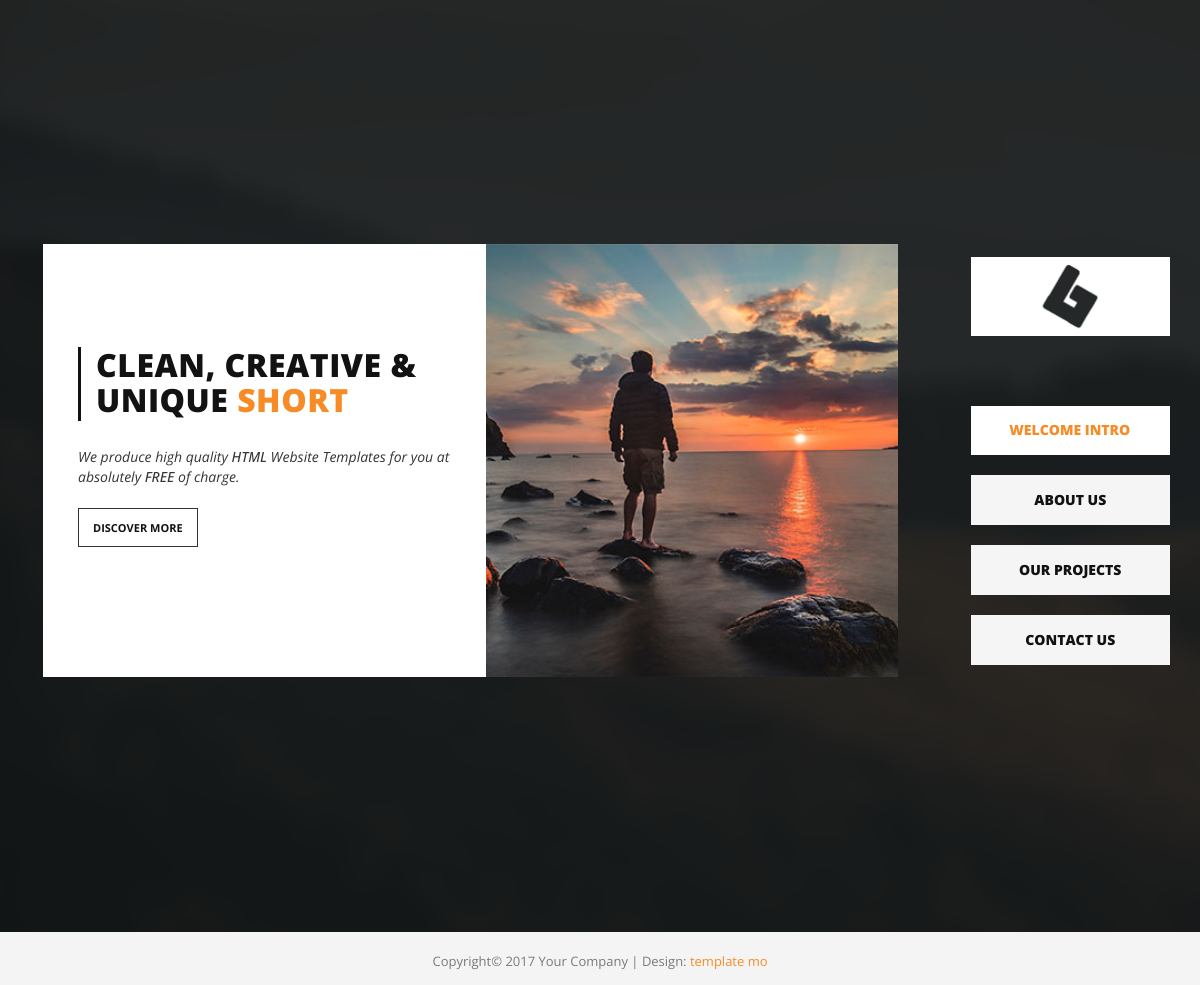
The page / on the database its author committed.
### main/models.py (models this page shows, shortened)
class Base(models.Model):
    title = models.CharField("title", max_length=200)
    logo_img = models.ImageField("Logo", upload_to="images")

class Category(models.Model):
    title = models.CharField("title", max_length=100)

class Button_1(models.Model):
    text1 = models.CharField("text1", max_length=200)
    text2 = models.CharField("text2", max_length=200)
    text3 = models.CharField("text3", max_length=200)
    p1 = models.CharField("p1", max_length=100)
    p2 = models.CharField("p2", max_length=100)
    p3 = models.CharField("p3", max_length=100)
    p4 = models.CharField("p4", max_length=100)
    p5 = models.CharField("p5", max_length=100)
    button = models.CharField("button", max_length=50)
    img = models.ImageField("image", upload_to="images")

class Footer(models.Model):
    text1 = models.CharField("text", max_length=60)
    text2 = models.CharField("text", max_length=60)
    link = models.URLField('url')
    link_name = models.CharField("link name", max_length=100)

### main/views.py (the view)
# urls.py: path('', views.index, name='index'),
def index(request):
    if request.method == "POST":
        name = request.POST.get("name")
        email = request.POST.get("email")
        message = request.POST.get("message")
        Contack.objects.create(name = name, email = email, message = message)
        return redirect("index")
    category1 = Category.objects.all()[0]
    category2 = Category.objects.all()[1]
    category3 = Category.objects.all()[2]
    category4 = Category.objects.all()[3]
    button_1 = Button_1.objects.all()[0]
    button_2 = Button_2.objects.all()[0]
    button_3 = Button_3.objects.all()
    button_4 = Button_4.objects.all()[0]
    footer = Footer.objects.all()[0]
    base = Base.objects.all()[0]
    return render(request, 'main/index.html', context={
        "category1": category1,
        "category2": category2,
        "category3": category3,
        "category4": category4,
        "button_1": button_1,
        "button_2": button_2,
        "button_3": button_3,
        "button_4": button_4,
        "footer": footer,
        "base": base,
    })

### main/templates/main/index.html (shortened to what this page needs)
{% load static %}
<!doctype html>
 <html class="no-js" lang="">
    <head>
        <link rel="stylesheet" href="{% static 'css/bootstrap.min.css' %}">
        <link rel="stylesheet" href="{% static 'css/bootstrap-theme.min.css' %}">
        <link rel="stylesheet" href="{% static 'css/animate.min.css' %}">
        <link rel="stylesheet" href="{% static 'css/easy-responsive-tabs.min.css' %}">
        <link rel="stylesheet" href="{% static 'css/tabs.css' %}">
        <link rel="stylesheet" href="{% static 'css/templatemo-style.css' %}">
    </head>
    <body>
    <section class="section-full image-bg">
      <div class="container">
        <div class="row">
          <div class="col-md-12">
            <div class="VerticalTab VerticalTab_hash_scroll VerticalTab_6 tabs_ver_6">
              <ul class="resp-tabs-list hor_1">
                <a href="{% url 'index' %}"><div class="logo"><img src="{{base.logo_img.url}}"></div></a>
                <li class="tabs-1" data-tab-name="profile"><span class="tabs-text">{{category1.title}}</span></li>
                <li class="tabs-2" data-tab-name="resume"><span class="tabs-text">{{category2.title}}</span></li>
                <li class="tabs-3" data-tab-name="portfolio"><span class="tabs-text">{{category3.title}}</span></li>
                <li class="tabs-4" data-tab-name="contact"><span class="tabs-text">{{category4.title}}</span></li>
              </ul>
              <div class="resp-tabs-container hor_1 tabs_scroll">
                <div class="fc-tab-1">
                  <div class="home-container">
                    <div class="row">
                      <div class="col-md-6">
                        <div class="left-content">
                          <div class="left-line"></div>
                          <h2>{{button_1.text1}} &amp; {{button_1.text2}} <em>{{button_1.text3}}</em></h2>
                          <p>{{button_1.p1}} <em>{{button_1.p2}}</em> {{button_1.p3}} <em>{{button_1.p4}}</em> {{button_1.p5}}</p>
                          <div class="primary-button">
                            <a href="#">{{button_1.button}}</a>
                          </div>
                        </div>
                      </div>
                      <div class="col-md-6">
                        <div class="right-content">
                          <img src="{{button_1.img.url}}">
                        </div>
                      </div>
                    </div>
                  </div>
                </div>
              </div>
            </div>
          </div>
        </div>
      </div>
    </section>
      <footer>
        <p>{{ footer.text1 }}&copy; {{ footer.text2 }} <a href="{{ footer.link }}" target="_parent"><em>{{ footer.link_name }}</em></a></p>
      </footer>
    </body>
</html>

### main/static/css/tabs.css (style rules this page uses)
.tabs_scroll { height: auto; -webkit-box-sizing:border-box; -moz-box-sizing:border-box; box-sizing:border-box; }
.resp-tabs-list { padding: 22.5% 0px!important; }
.VerticalTab.tabs_ver_6.resp-vtabs ul.resp-tabs-list { float: right!important; width: 17.5%; margin-top: 0px !important; }
.VerticalTab.tabs_ver_6.resp-vtabs .resp-tabs-container { padding: 0px; background-color: transparent; border: 0; float: left; width: 75%; min-height: auto; clear: none; border-radius: 0; margin-left: 13px; }
.VerticalTab.tabs_ver_6 .resp-tabs-list .logo img { max-width: 100%; overflow: hidden; margin-bottom: 60px; }
.VerticalTab.tabs_ver_6 .resp-tabs-list li { margin: 10px 0px; text-align: center; display: inline-block; width: 100%; font-size: 14px; font-weight: 900; text-transform: uppercase; color: #121212; }
.VerticalTab.tabs_ver_6 .resp-tabs-list .resp-tab-active { margin: 10px 0px!important; color: #f78b26; border: none!important; }
h2.resp-accordion .tabs-text { position: relative; top: -3px; left: 0px; font-size: 14px; }
.resp-vtabs .resp-tab-content { border: none!important; }

### main/static/css/templatemo-style.css (style rules this page uses)
body { font-family: "Open Sans", sans-serif; }
.image-bg { background-image: url(../img/background-image.png); background-repeat: no-repeat; background-size: cover; max-width: 100%; height: 100%; }
.resp-tab-content { padding: 0; overflow: hidden; }
.home-container { margin-top: 28.5%; background-color: #fff; }
.home-container .left-content { padding-top: 25%; padding-left: 35px; }
.home-container .left-content .left-line { width: 3px; height: 74px; background-color: #121212; float: left; margin-right: 15px; }
.home-container .left-content h2 { font-size: 32px; letter-spacing: 0.5px; color: #121212; text-transform: uppercase; margin: 0px; font-weight: 900; }
.home-container .left-content h2 em { font-style: normal; color: #f78b26; }
.home-container .left-content p { margin-top: 30px; font-size: 14px; font-style: italic; color: #343434; }
.home-container .left-content p em { font-weight: 500; }
.home-container .left-content .primary-button { margin-top: 30px; }
.home-container .left-content .primary-button a { font-size: 11px; text-transform: uppercase; font-weight: 700; color: #121212; border: 1px solid #343434; padding: 11px 14px; }
.home-container .right-content { margin-bottom: -1px; }
.home-container .right-content img { overflow: hidden; width: 100%; }
footer { background-color: #f4f4f4; text-align: center; }
footer p { font-size: 13px; color: #7a7a7a; padding: 20px 0px 15px 0px; margin: 0px; }
footer p em { font-style: normal; color: #f78b26; }
body:after { content: url(../img/close.png) url(../img/loading.gif) url(../img/prev.png) url(../img/next.png); display: none; }

### rows shown on the page
Base: logo_img (picture)
Category: title "WELCOME INTRO"
Category: title "ABOUT US"
Category: title "OUR PROJECTS"
Category: title "CONTACT US"
Button_1: text1 "CLEAN, CREATIVE", text2 "UNIQUE", text3 "SHORT", p1 "We produce high quality", p2 "HTML", p3 "Website Templates for you at absolutely", p4 "FREE", p5 "of charge.", button "DISCOVER MORE", img (picture)
Footer: text1 "Copyright", text2 "2017 Your Company | Design:", link_name "template mo"
